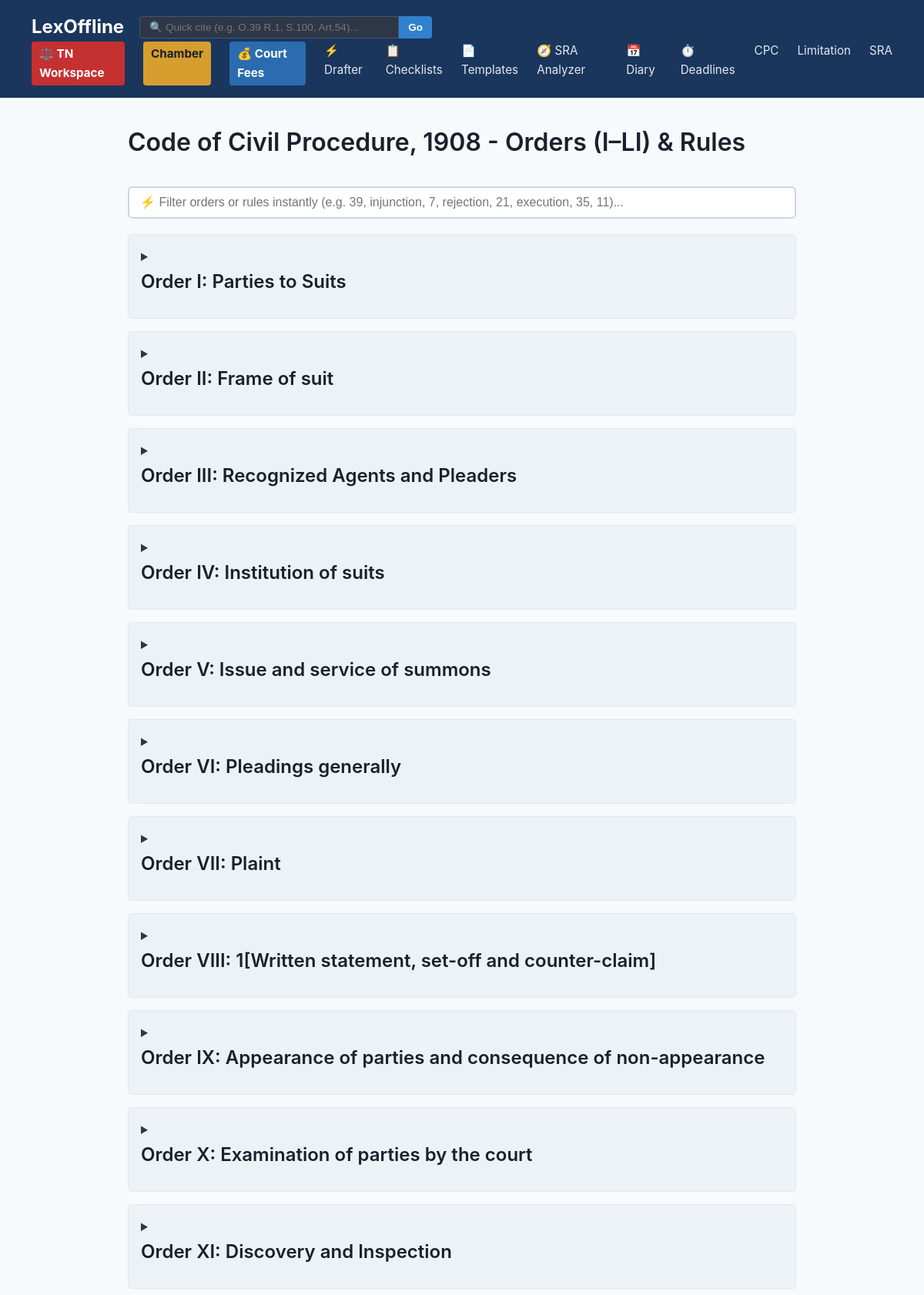
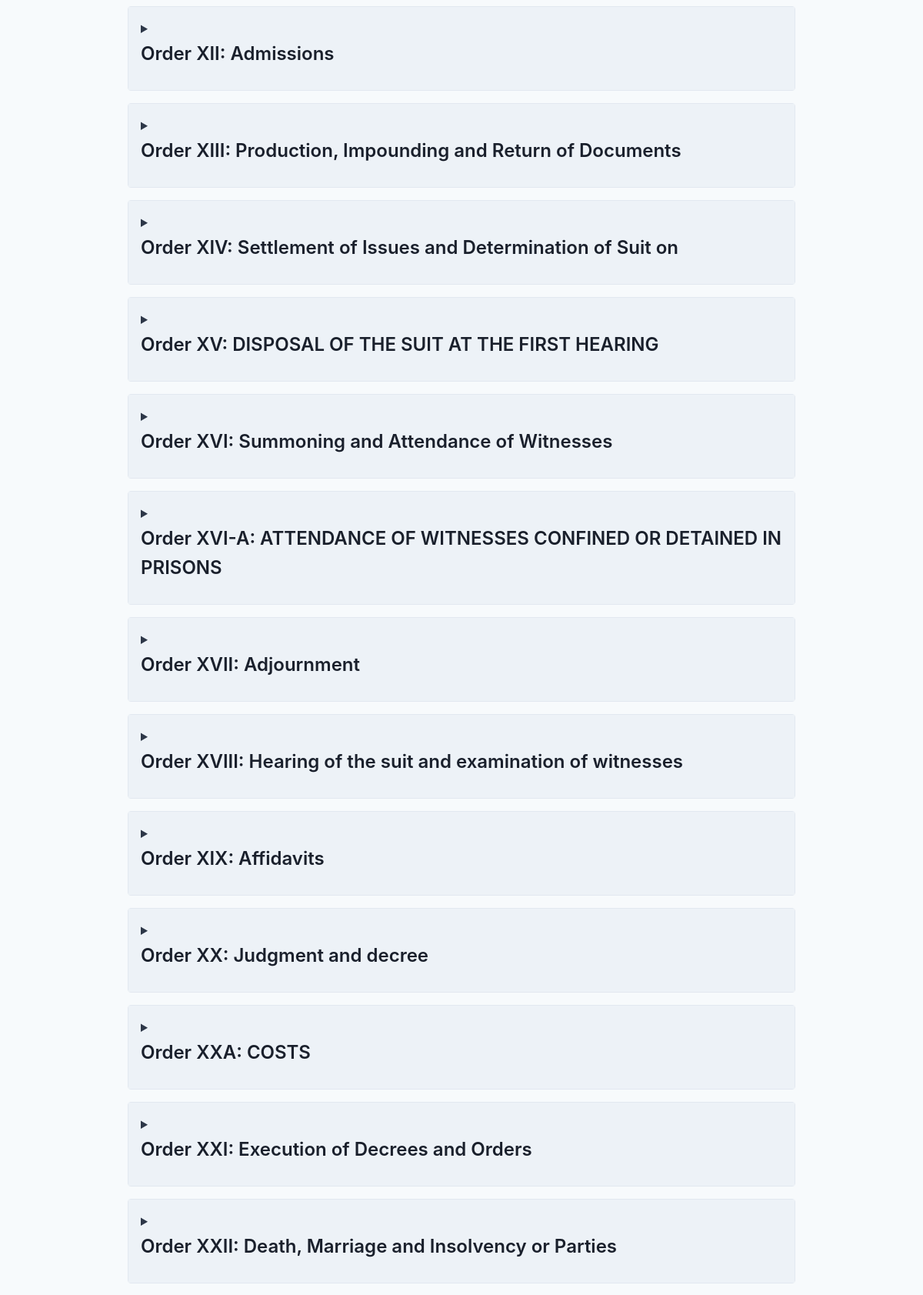
The page /cpc/orders (upper part) on the database its author committed (2 pictures, top to bottom).
### tables this page shows
CREATE TABLE orders (
        id INTEGER PRIMARY KEY,
        order_no TEXT NOT NULL,
        title TEXT
    );

### web/app.py (the view)
@app.route('/cpc/orders')
def cpc_orders():
    db = get_db()
    orders = []
    for o in db.all_orders():
        od = row_to_dict(o)
        od['rules'] = rows_to_dicts(db.rules_for_order(od['id']))
        orders.append(od)
    return render_template('cpc_orders.html', orders=orders)

### web/app.py (called while the page is built)
def get_db():
    db = getattr(g, '_database', None)
    if db is None:
        db = g._database = ActDatabase(DATABASE)
    return db

@app.teardown_appcontext
def close_connection(exception):
    db = getattr(g, '_database', None)
    if db is not None:
        db.close()

def row_to_dict(row):
    return dict(row) if row else None

def rows_to_dicts(rows):
    return [dict(r) for r in rows] if rows else []

### web/templates/cpc_orders.html (shortened to what this page needs)
{% extends "base.html" %}
{% block content %}
<div style="display: flex; justify-content: space-between; align-items: center; flex-wrap: wrap; margin-bottom: 1rem;">
    <h1>Code of Civil Procedure, 1908 - Orders (I–LI) &amp; Rules</h1>
</div>
<div style="margin-bottom: 1.25rem;">
    <input type="text" id="live-filter-input" placeholder="⚡ Filter orders or rules instantly (e.g. 39, injunction, 7, rejection, 21, execution, 35, 11)..." style="width: 100%; padding: 10px 14px; border: 2px solid #cbd5e0; border-radius: 6px; font-size: 1rem; box-sizing: border-box;">
</div>
<div class="provision-list">
    {% for order in orders %}
    <details class="order-group">
        <summary>
            <h2>Order {{ order.order_no }}: {{ order.title }}</h2>
        </summary>
    </details>
    {% endfor %}
</div>
{% endblock %}

### web/static/style.css (style rules this page uses)
* { box-sizing: border-box; margin: 0; padding: 0; }
body { font-family: -apple-system, BlinkMacSystemFont, "Segoe UI", Roboto, Helvetica, Arial, sans-serif; line-height: 1.6; color: #2d3748; background-color: #f7fafc; }
h1, h2, h3, h4 { margin-bottom: 0.5em; color: #1a202c; font-weight: 600; }
.part-group, .order-group { margin-bottom: 1rem; background: white; border: 1px solid #e2e8f0; border-radius: 4px; }
summary { padding: 1rem; cursor: pointer; background-color: #edf2f7; font-weight: bold; }

### rows shown on the page
orders: order_no "I", title "Parties to Suits"
orders: order_no "II", title "Frame of suit"
orders: order_no "III", title "Recognized Agents and Pleaders"
orders: order_no "IV", title "Institution of suits"
orders: order_no "V", title "Issue and service of summons"
orders: order_no "VI", title "Pleadings generally"
orders: order_no "VII", title "Plaint"
orders: order_no "VIII", title "1[Written statement, set-off and counter-claim]"
orders: order_no "IX", title "Appearance of parties and consequence of non-appearance"
orders: order_no "X", title "Examination of parties by the court"
orders: order_no "XI", title "Discovery and Inspection"
orders: order_no "XII", title "Admissions"
orders: order_no "XIII", title "Production, Impounding and Return of Documents"
orders: order_no "XIV", title "Settlement of Issues and Determination of Suit on"
orders: order_no "XV", title "DISPOSAL OF THE SUIT AT THE FIRST HEARING"
orders: order_no "XVI", title "Summoning and Attendance of Witnesses"
orders: order_no "XVI-A", title "ATTENDANCE OF WITNESSES CONFINED OR DETAINED IN PRISONS"
orders: order_no "XVII", title "Adjournment"
orders: order_no "XVIII", title "Hearing of the suit and examination of witnesses"
orders: order_no "XIX", title "Affidavits"
orders: order_no "XX", title "Judgment and decree"
orders: order_no "XXA", title "COSTS"
orders: order_no "XXI", title "Execution of Decrees and Orders"
orders: order_no "XXII", title "Death, Marriage and Insolvency or Parties"
